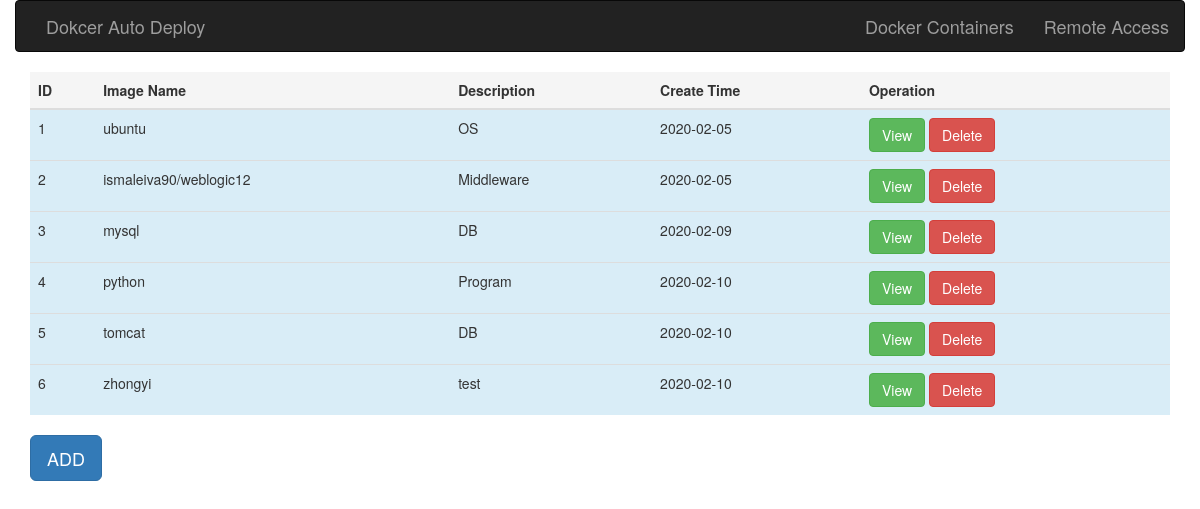
Before: / with the older database file.
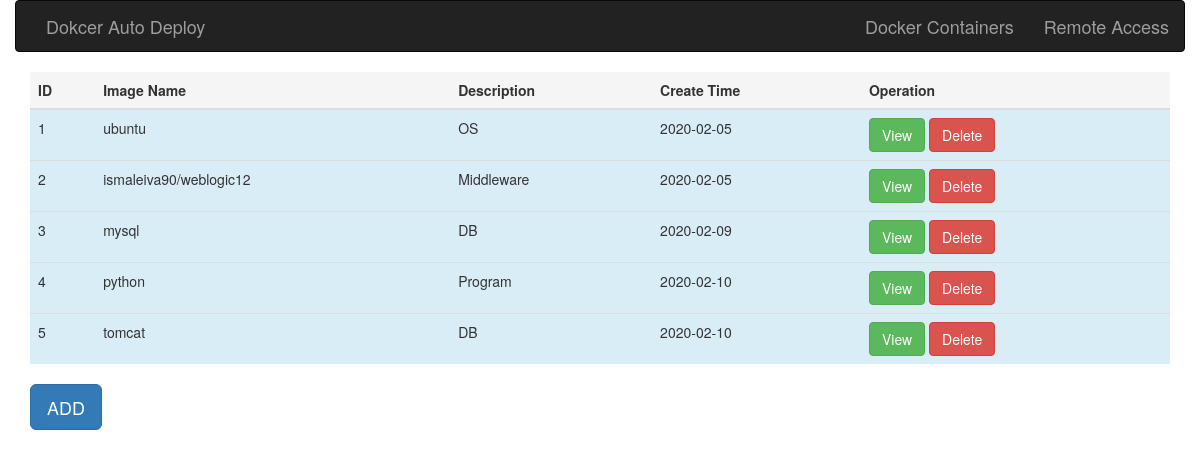
After: the same page with the newer database file.
### app.py (models this page shows, shortened)
class Environments(db.Model):
    __tablename__ = 'environments'
    id = db.Column(db.Integer, primary_key=True)
    name = db.Column(db.String(1024), nullable=False)
    description = db.Column(db.String(1024), nullable=False)
    create_time = db.Column(db.Date, default=datetime.date.today())

### app.py (the view, shortened to what this page needs)
@app.route('/', methods=['GET', 'POST'])
def show_environments_list():
    form = EnvironmentsListForm()
    db.create_all()
    if request.method == 'GET':
        envlists = Environments.query.all()
        return render_template('index.html', envlists=envlists, form=form)

### templates/index.html (shortened to what this page needs)
{% extends "base_env.html" %}
{% import "bootstrap/wtf.html" as wtf %}
{% block page_content %}
<table class="table table-hover">
    <thead>
        <th class="active">ID</th>
        <th class="active">Image Name</th>
        <th class="active">Description</th>
        <th class="active">Create Time</th>
        <th class='active'>Operation</th>
    </thead>
    <tbody>
        {% for todo in envlists %}
            <tr class="info">
                <td>{{ loop.index }}</td>
                <td>{{ todo.name }}</td>
                <td>{{ todo.description }}</td>
                <td>{{ todo.create_time }}</td>
                <td>
                    <a href="{{ url_for('show_version_list', env_id=todo.id) }}" class="btn btn-success" role ="button">View</a>
                    <a href="{{ url_for('delete_environments_list', id=todo.id) }}" class="btn btn-danger" role ="button">Delete</a>
                </td>
            </tr>
        {% endfor %}
    </tbody>
</table>
<button type="button" class="btn btn-primary btn-lg" data-toggle="modal" data-target="#myModal"> ADD </button>
{% endblock %}

Changed rows visible on the page:
removed Environments: name "zhongyi", description "test", create_time "2020-02-10"
